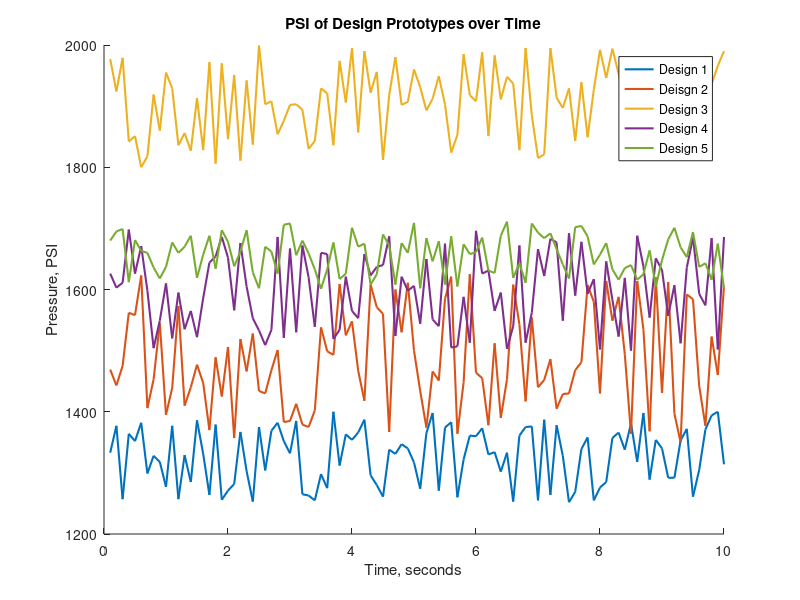

Recreate this plot in MATLAB.
% Trevor Swan
% ENGR 130 Homework 6
% October 3, 2023
%% Problem 1 - MATLAB Grader
clear;
clc;
close all;

% housekeeping commands would go here, but we leave them out to keep Grader happy

%bring in data from data file - it is random here to simulate some data
%vector that is provided. It is not known what values will be in the vector
%nor how many values it will contain, so the length is random as well.
A = randi([1,100],1,500);

%in one line, find how many elements of vector A are equal to 4
Num_of_4s = numel(A(A==4));

%in one line, find how many elements of vector A are divisible by 5
Div_by_5 = numel(A(mod(A,5)==0));

%in one line, sum all of the elements of the vector A that are greater than
%50.
Sum_Over_50 = sum(A(A>50));

%in one line, find the mean value of all elements of the vector A that are
%less than 30.
Mean_Under_30 = mean(A(A<30));

%in one line, find how many elements are equal to the maximum value in the
%vector A
Number_at_Max = numel(A(A==max(A)));

%in one line, create a new vector with all the even-valued elements in A
B = A(mod(A,2)==0 & A~=0);
%% Problem 2 - Engineers & PSI
clear;
clc;
close all;

% load the given data file into script
load('HW6_design_data.mat')

% PART A - prompt the user for their desired minimum PSI value and design number
threshold_value = input('Enter the threshold value: ');
simulation_number = input('Enter the simulation number (1-5): ');

% If the simulation number entered is not equal to one of the allowed values
% display an error message and stop the code from running
if simulation_number ~= 1 && simulation_number ~= 2 && simulation_number ~= 3 ...
        && simulation_number ~= 4 && simulation_number ~= 5
    error('Please enter an integer value between 1 and 5 for the simulation number.')
end

% use logical indexing to find all the values in the given deisgn that are
% less than the desired threshold value.
desired_design = DesignData(:,simulation_number);
below_threshold = desired_design(desired_design < threshold_value);

% tell the user how many values were below their threshold in the desired
% design and display the values below the threshold in a list format
length_below = numel(below_threshold);
fprintf('Simulation %i generated values below the threshold %i times.\n'...
    ,simulation_number,length_below)
fprintf('\nThe pressure values for simulation %i below the thershold of %.2f PSI are:\n' ...
    ,simulation_number,threshold_value)

% inform the user if their thershold is above any values and display if
% these values exist
if numel(below_threshold) == 0
    disp('There are no values below your threshold.')
else

    % This for loop prints the data below the requested threshold. Every 10
    % entires printed creates a new line
    for display = 1:(numel(below_threshold)-1)
        fprintf('%i, ', below_threshold(display))
        if mod(display,10) == 0
            fprintf('\n')
        end
    end
    fprintf('and %i\n', below_threshold(end))

    % This save command only occurs if there is data in the below_threshold
    % vector
    save('values_below_thershold','below_threshold')
end

% PART B - Set up preliminary vectors so there is not a matlab suggestion
minimum = zeros(1,5);
time_idx_min = zeros(1,5);
time_min = zeros(1,5);

maximum = zeros(1,5);
time_idx_max = zeros(1,5);
time_max = zeros(1,5);

% These two matrices account for a possible extra min and/or max for each
% design
overflow_max = zeros(5,1);
overflow_min = zeros(5,1);

% Determine the minimum and maximum value for each simulation along with the
% time at which they occur. Array values are .1 seconds apart
for idx = 1:5
    maximum(idx) = max(DesignData(:,idx));
    times_idx_max = find(DesignData(:,idx) == max(DesignData(:,idx)));
    time_idx_max(idx) = times_idx_max(1);
    time_max = time_idx_max.*0.1;

    % This nested conditional accounts for the possibility of two maximums
    % in a data set
    if numel(times_idx_max) > 1
        overflow_max(idx) = times_idx_max(2);
    end

    % this code opperates the same way as that in the first part of this loop
    minimum(idx) = min(DesignData(:,idx));
    times_idx_min = find(DesignData(:,idx) == min(DesignData(:,idx)));
    time_idx_min(idx) = times_idx_min(1);
    time_min = time_idx_min.*0.1;

    % this is the same logic as found above, excpet for minimum data
    % instead
    if numel(times_idx_min) > 1
        overflow_min(idx) = times_idx_min(2);
    end
end

% This step converts the index data for the overflow into seconds
overflow_max_time = overflow_max.*0.1;
overflow_min_time = overflow_min.*0.1;

% Display the data values found in the previous loop
for idx2 = 1:5
    fprintf('\nSimulation %i:\nMaximum value: %.0f PSI at %.1f s.\nMinimum value: %.0f PSI at %.1f s.\n'...
        ,idx2, maximum(idx2), time_max(idx2), minimum(idx2), time_min(idx2))

    % This conditional statemnts displays any overflow data only if it exists
    % for a given simulation.
    if overflow_max_time(idx2) ~= 0
        fprintf('Simulation %i had its maximum value occur at %.1f s as well.\n', ...
            idx2, overflow_max_time(idx2))
    end

    % This conditional statement follows the one above, only with the
    % overflow_min being looked at instead
    if overflow_min_time(idx2) ~= 0
        fprintf('Simulation %i had its minimum value occur at %.1f s as well.\n', ...
            idx2, overflow_min_time(idx2))
    end
end

% PART C - graphing the data for pressure vs. time. A legend is useful for
% discerning the different lines on the graph/plot
time = 0.1:0.1:10;
hold on
for idx3 = 1:5
    plot(time,DesignData(:,idx3),'LineWidth',1.5)
end

xlabel('Time, seconds')
ylabel('Pressure, PSI')
title('PSI of Design Prototypes over Time')
legend('Design 1','Deisgn 2','Design 3','Design 4','Design 5')
%% Problem 3 - Pressure Sensors
clear;
clc;
close all;

% Bring the data regarding the bulkhead and cabin pressures into an
% accessible space. Also assign initial warning counter value
load('HW6_PressureSensors.mat')
total_warnings = 0;

% Start by analyzing the bulkhead pressure list. Considering each value in
% the list are two seconds apart, analyze the first term in the bulkhead
% list. Call this term the current bulkhead pressure
for idx = 1:numel(bulkhead)
    current_bulkhead_pressure = bulkhead(idx);

    % Assign the first term in the cabin pressure list term A and assign term B
    % the succeeding value of term A.
    term_A = cabin(idx);
    term_B = cabin(idx + 1);

    % Calculate the rate of change by subtracting term A from term B and
    % dividing the value by 2. Call this value the current cabin rate of change
    current_cabin_rate = (term_B - term_A)/2;

    % If the current bulkhead pressure is less than 60 and the current cabin
    % rate of change is greater than 5, add one to a counter called total warnings
    if current_bulkhead_pressure < 60 && abs(current_cabin_rate) > 5
        total_warnings = total_warnings + 1;
    end
end

% If the total warnings value is equal to 0, tell the user there is no
% action required
if total_warnings == 0
    fprintf('No action is needed.\n')

    % If the total warnings value is between 1 and 20, tell the user to
    % initiate the “potential risk” protocol
elseif total_warnings <= 20
    fprintf('Start the "potential risk" protocol.\n')

    % If the total warnings value is 21 or greater, tell the user to initiate
    % the “probable risk” protocol
else
    fprintf('With a total warning count of %i, start the "probable risk" protocol.\n',total_warnings)
end